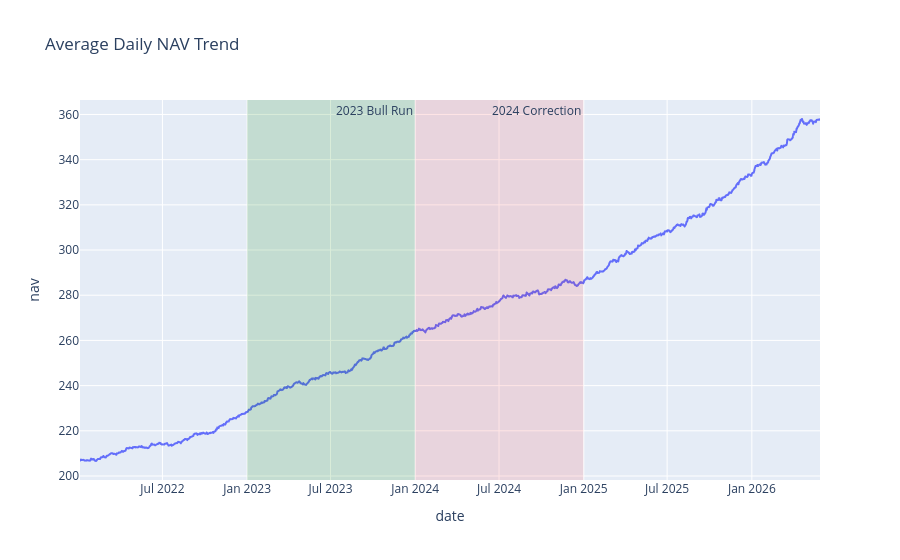

Notebook cell for this chart:
### Code cell
fig = px.line(
    avg_nav,
    x="date",
    y="nav",
    title="Average Daily NAV Trend"
)

fig.add_vrect(
    x0="2023-01-01",
    x1="2023-12-31",
    annotation_text="2023 Bull Run",
    fillcolor="green",
    opacity=0.15,
    line_width=0
)

fig.add_vrect(
    x0="2024-01-01",
    x1="2024-12-31",
    annotation_text="2024 Correction",
    fillcolor="red",
    opacity=0.10,
    line_width=0
)

fig.show()

### Figure 1 — Plotly figure (JSON) as saved in the notebook; plotly's stock layout.template omitted (floating-point values rounded to 4 significant figures; data arrays with more than 128 entries replaced by an {"elided": "..."} marker saying what was removed)
{"data": [{"hovertemplate": "date=%{x}<br>nav=%{y}<extra></extra>", "legendgroup": "", "line": {"color": "#636efa", "dash": "solid"}, "marker": {"symbol": "circle"}, "mode": "lines", "name": "", "showlegend": false, "type": "scattergl", "x": {"elided": "1150 str values"}, "xaxis": "x", "y": {"elided": "1150 float values"}, "yaxis": "y"}], "layout": {"annotations": [{"showarrow": false, "text": "2023 Bull Run", "x": "2023-12-31", "xanchor": "right", "xref": "x", "y": 1, "yanchor": "top", "yref": "y domain"}, {"showarrow": false, "text": "2024 Correction", "x": "2024-12-31", "xanchor": "right", "xref": "x", "y": 1, "yanchor": "top", "yref": "y domain"}], "legend": {"tracegroupgap": 0}, "shapes": [{"fillcolor": "green", "line": {"width": 0}, "opacity": 0.15, "type": "rect", "x0": "2023-01-01", "x1": "2023-12-31", "xref": "x", "y0": 0, "y1": 1, "yref": "y domain"}, {"fillcolor": "red", "line": {"width": 0}, "opacity": 0.1, "type": "rect", "x0": "2024-01-01", "x1": "2024-12-31", "xref": "x", "y0": 0, "y1": 1, "yref": "y domain"}], "title": {"text": "Average Daily NAV Trend"}, "xaxis": {"anchor": "y", "domain": [0, 1], "title": {"text": "date"}}, "yaxis": {"anchor": "x", "domain": [0, 1], "title": {"text": "nav"}}}}
